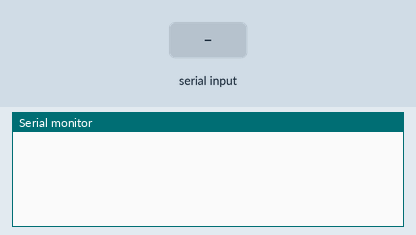
Simulated run of this sketch. Board: Arduino Uno, built with avr-gcc and run on an emulated ATmega328P. On the bench: the last lines printed to the serial monitor. The inputs (shaded band) are chosen by the test bench.

Above: at 1.2 s.
1.3 s: "1001\n" received over the second serial link
At 2.5 s:
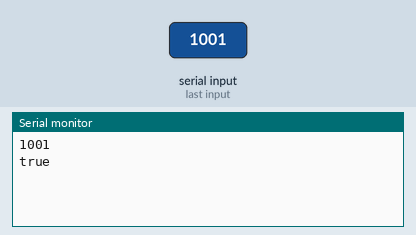
2.8 s: "1\n" received over the second serial link
At 3.7 s:
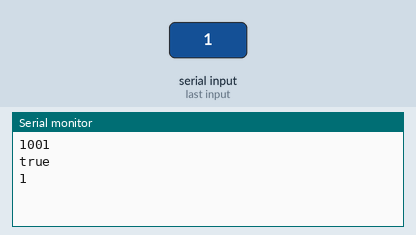

Measured:
- after the input at 1.3 s, the serial monitor: prints a new line at once (image 1)
- after the input at 2.8 s, the serial monitor: prints a new line at once (image 2)

The sketch:

uno.ino
```cpp
#include <SoftwareSerial.h>

#define RX 10
#define TX 2

SoftwareSerial wemos(RX, TX);

void setup() {
  Serial.begin(115200);
  wemos.begin(115200);
}

void loop() {
  //Serial에 들어온 값이 있다면

  if (wemos.available()) {
    //'\n'를 만나면 뒤에있는건 다 지워버림
    String data = wemos.readStringUntil('\n'); // 시리얼 입력 데이터 읽기
    Serial.println(data);
    String tmp = "1001" ;
    data.trim();
    if(data == "1001"){
      Serial.println("true");
    }
    wemos.print(data); // 데이터를 ESP8266으로 전송
  }

}
```
